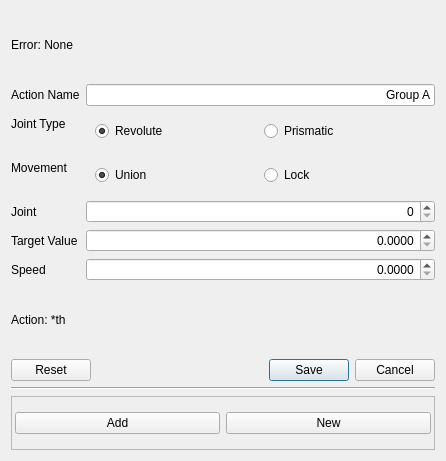
<?xml version="1.0" encoding="UTF-8"?>
<ui version="4.0">
 <class>JointActionDialog</class>
 <widget class="QDialog" name="JointActionDialog">
  <property name="geometry">
   <rect>
    <x>0</x>
    <y>0</y>
    <width>446</width>
    <height>461</height>
   </rect>
  </property>
  <property name="windowTitle">
   <string>Joint Action</string>
  </property>
  <layout class="QVBoxLayout" name="verticalLayout">
   <item>
    <widget class="QLabel" name="ErrorLabel">
     <property name="text">
      <string>Error: None</string>
     </property>
     <property name="wordWrap">
      <bool>true</bool>
     </property>
    </widget>
   </item>
   <item>
    <layout class="QFormLayout" name="formLayout">
     <item row="0" column="0">
      <widget class="QLabel" name="label">
       <property name="text">
        <string>Action Name</string>
       </property>
      </widget>
     </item>
     <item row="0" column="1">
      <widget class="QLineEdit" name="ActionNameLabel">
       <property name="text">
        <string>Group A</string>
       </property>
       <property name="alignment">
        <set>Qt::AlignRight|Qt::AlignTrailing|Qt::AlignVCenter</set>
       </property>
       <property name="readOnly">
        <bool>false</bool>
       </property>
      </widget>
     </item>
     <item row="1" column="0">
      <widget class="QLabel" name="label_2">
       <property name="text">
        <string>Joint Type</string>
       </property>
      </widget>
     </item>
     <item row="3" column="0">
      <widget class="QLabel" name="label_3">
       <property name="text">
        <string>Joint</string>
       </property>
      </widget>
     </item>
     <item row="3" column="1">
      <widget class="QSpinBox" name="JointhValue">
       <property name="alignment">
        <set>Qt::AlignRight|Qt::AlignTrailing|Qt::AlignVCenter</set>
       </property>
       <property name="maximum">
        <number>10</number>
       </property>
      </widget>
     </item>
     <item row="4" column="0">
      <widget class="QLabel" name="label_4">
       <property name="text">
        <string>Target Value</string>
       </property>
      </widget>
     </item>
     <item row="2" column="0">
      <widget class="QLabel" name="label_5">
       <property name="text">
        <string>Movement</string>
       </property>
      </widget>
     </item>
     <item row="1" column="1">
      <widget class="QFrame" name="frame">
       <layout class="QHBoxLayout" name="horizontalLayout">
        <item>
         <widget class="QRadioButton" name="RevoluteRadioButton">
          <property name="text">
           <string>Revolute</string>
          </property>
          <property name="checked">
           <bool>true</bool>
          </property>
         </widget>
        </item>
        <item>
         <widget class="QRadioButton" name="PrismaticRadioButton">
          <property name="text">
           <string>Prismatic</string>
          </property>
         </widget>
        </item>
       </layout>
      </widget>
     </item>
     <item row="2" column="1">
      <widget class="QFrame" name="frame">
       <layout class="QHBoxLayout" name="horizontalLayout_2">
        <item>
         <widget class="QRadioButton" name="UnionRadioButton">
          <property name="text">
           <string>Union</string>
          </property>
          <property name="icon">
           <iconset>
            <selectedon>chain.png</selectedon>
           </iconset>
          </property>
          <property name="iconSize">
           <size>
            <width>20</width>
            <height>20</height>
           </size>
          </property>
          <property name="checked">
           <bool>true</bool>
          </property>
         </widget>
        </item>
        <item>
         <widget class="QRadioButton" name="LockRadioButton">
          <property name="text">
           <string>Lock</string>
          </property>
          <property name="icon">
           <iconset>
            <selectedon>lock.png</selectedon>
           </iconset>
          </property>
         </widget>
        </item>
       </layout>
      </widget>
     </item>
     <item row="5" column="0">
      <widget class="QLabel" name="label_6">
       <property name="text">
        <string>Speed</string>
       </property>
      </widget>
     </item>
     <item row="5" column="1">
      <widget class="QDoubleSpinBox" name="SpeedValue">
       <property name="alignment">
        <set>Qt::AlignRight|Qt::AlignTrailing|Qt::AlignVCenter</set>
       </property>
       <property name="decimals">
        <number>4</number>
       </property>
       <property name="minimum">
        <double>0.000000000000000</double>
       </property>
       <property name="maximum">
        <double>100000.000000000000000</double>
       </property>
       <property name="singleStep">
        <double>0.100000000000000</double>
       </property>
      </widget>
     </item>
     <item row="4" column="1">
      <widget class="QDoubleSpinBox" name="JointhTargetValue">
       <property name="alignment">
        <set>Qt::AlignRight|Qt::AlignTrailing|Qt::AlignVCenter</set>
       </property>
       <property name="decimals">
        <number>4</number>
       </property>
       <property name="singleStep">
        <double>0.200000000000000</double>
       </property>
      </widget>
     </item>
    </layout>
   </item>
   <item>
    <widget class="QLabel" name="ActionthLabel">
     <property name="text">
      <string>Action: *th</string>
     </property>
    </widget>
   </item>
   <item>
    <widget class="QDialogButtonBox" name="ActionButton">
     <property name="minimumSize">
      <size>
       <width>0</width>
       <height>0</height>
      </size>
     </property>
     <property name="orientation">
      <enum>Qt::Horizontal</enum>
     </property>
     <property name="standardButtons">
      <set>QDialogButtonBox::Cancel|QDialogButtonBox::Reset|QDialogButtonBox::Save</set>
     </property>
     <property name="centerButtons">
      <bool>false</bool>
     </property>
    </widget>
   </item>
   <item>
    <widget class="Line" name="line">
     <property name="orientation">
      <enum>Qt::Horizontal</enum>
     </property>
    </widget>
   </item>
   <item>
    <widget class="QFrame" name="PoseFrame">
     <property name="enabled">
      <bool>true</bool>
     </property>
     <property name="sizePolicy">
      <sizepolicy hsizetype="Minimum" vsizetype="Minimum">
       <horstretch>0</horstretch>
       <verstretch>0</verstretch>
      </sizepolicy>
     </property>
     <property name="maximumSize">
      <size>
       <width>16777215</width>
       <height>54</height>
      </size>
     </property>
     <property name="frameShape">
      <enum>QFrame::StyledPanel</enum>
     </property>
     <property name="frameShadow">
      <enum>QFrame::Raised</enum>
     </property>
     <layout class="QHBoxLayout" name="horizontalLayout_3">
      <property name="leftMargin">
       <number>3</number>
      </property>
      <property name="topMargin">
       <number>3</number>
      </property>
      <property name="rightMargin">
       <number>3</number>
      </property>
      <property name="bottomMargin">
       <number>3</number>
      </property>
      <item>
       <widget class="QPushButton" name="AddPoseButton">
        <property name="text">
         <string>Add</string>
        </property>
        <property name="icon">
         <iconset>
          <normalon>pose.jpg</normalon>
         </iconset>
        </property>
        <property name="iconSize">
         <size>
          <width>34</width>
          <height>35</height>
         </size>
        </property>
       </widget>
      </item>
      <item>
       <widget class="QPushButton" name="NewPoseButton">
        <property name="text">
         <string>New</string>
        </property>
        <property name="icon">
         <iconset>
          <normalon>pose.jpg</normalon>
         </iconset>
        </property>
        <property name="iconSize">
         <size>
          <width>35</width>
          <height>35</height>
         </size>
        </property>
       </widget>
      </item>
     </layout>
    </widget>
   </item>
  </layout>
 </widget>
 <resources/>
 <connections>
  <connection>
   <sender>ActionButton</sender>
   <signal>rejected()</signal>
   <receiver>ActionButton</receiver>
   <slot>close()</slot>
   <hints>
    <hint type="sourcelabel">
     <x>220</x>
     <y>225</y>
    </hint>
    <hint type="destinationlabel">
     <x>220</x>
     <y>225</y>
    </hint>
   </hints>
  </connection>
 </connections>
</ui>
